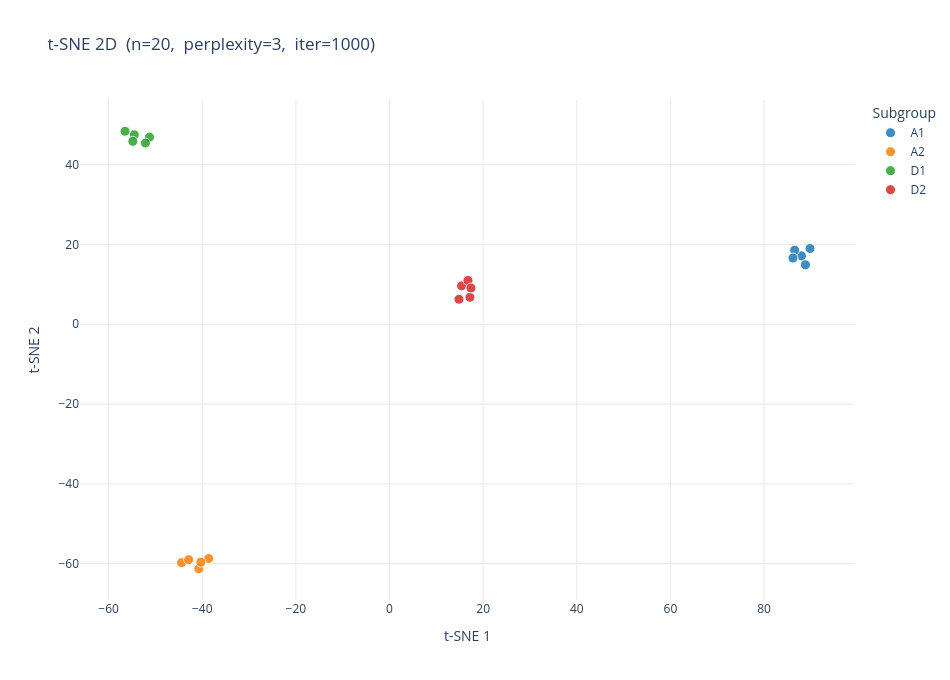

The cell this chart's notebook holds for it:
### Markdown cell above
#### t-SNE — 2D

t-SNE preserves local neighborhood structure. Well-separated clusters indicate the model has learned class-discriminative features.

### Code cell
plot_tsne(embeddings, result, output_path=None, dimensions=2)

### Figure 1 — Plotly figure (JSON) as saved in the notebook; plotly's stock layout.template omitted (floating-point values rounded to 4 significant figures)
{"data": [{"hovertemplate": "%{text}<extra>A1</extra>", "marker": {"color": "#1f77b4", "line": {"color": "white", "width": 1}, "opacity": 0.85, "size": 10}, "mode": "markers", "name": "A1", "text": ["images/A1/pai-1NY5xYvV.png", "images/A1/pai-3Dab9LlQ.png", "images/A1/pai-3OXbEPn6.png", "images/A1/pai-f38SBAd9.png", "images/A1/pai-FvearqMK.png"], "type": "scatter", "x": [87.97, 89.8, 86.53, 88.82, 86.16], "y": [17.15, 18.97, 18.55, 14.89, 16.57]}, {"hovertemplate": "%{text}<extra>A2</extra>", "marker": {"color": "#ff7f0e", "line": {"color": "white", "width": 1}, "opacity": 0.85, "size": 10}, "mode": "markers", "name": "A2", "text": ["images/A2/pai-26WHawSw.png", "images/A2/pai-dkPCBr8L.png", "images/A2/pai-DZKRM3dU.png", "images/A2/pai-Ejp0NKNw.png", "images/A2/pai-GhQu5RLm.png"], "type": "scatter", "x": [-44.41, -42.9, -38.63, -40.74, -40.29], "y": [-59.71, -58.96, -58.7, -61.25, -59.58]}, {"hovertemplate": "%{text}<extra>D1</extra>", "marker": {"color": "#2ca02c", "line": {"color": "white", "width": 1}, "opacity": 0.85, "size": 10}, "mode": "markers", "name": "D1", "text": ["images/D1/pai-6DJYEp8X.png", "images/D1/pai-79OPrdAS.png", "images/D1/pai-7aipYdIM.png", "images/D1/pai-8R9gk2PK.png", "images/D1/pai-BLSTub91.png"], "type": "scatter", "x": [-54.51, -51.27, -56.49, -54.83, -52.14], "y": [47.46, 46.85, 48.34, 45.81, 45.39]}, {"hovertemplate": "%{text}<extra>D2</extra>", "marker": {"color": "#d62728", "line": {"color": "white", "width": 1}, "opacity": 0.85, "size": 10}, "mode": "markers", "name": "D2", "text": ["images/D2/pai-7SvYku65.png", "images/D2/pai-84MMLArI.png", "images/D2/pai-hzCkAxJC.png", "images/D2/pai-U1jTMm7E.png", "images/D2/pai-UEFhLLhV.png"], "type": "scatter", "x": [17.17, 15.39, 16.76, 17.39, 14.83], "y": [6.754, 9.622, 10.98, 9.071, 6.264]}], "layout": {"height": 680, "legend": {"font": {"size": 12}, "title": {"text": "Subgroup"}}, "paper_bgcolor": "white", "plot_bgcolor": "white", "title": {"font": {"size": 17}, "text": "t-SNE 2D  (n=20,  perplexity=3,  iter=1000)"}, "width": 950, "xaxis": {"gridcolor": "#e8e8e8", "showgrid": true, "title": {"text": "t-SNE 1"}, "zeroline": false}, "yaxis": {"gridcolor": "#e8e8e8", "showgrid": true, "title": {"text": "t-SNE 2"}, "zeroline": false}}}
